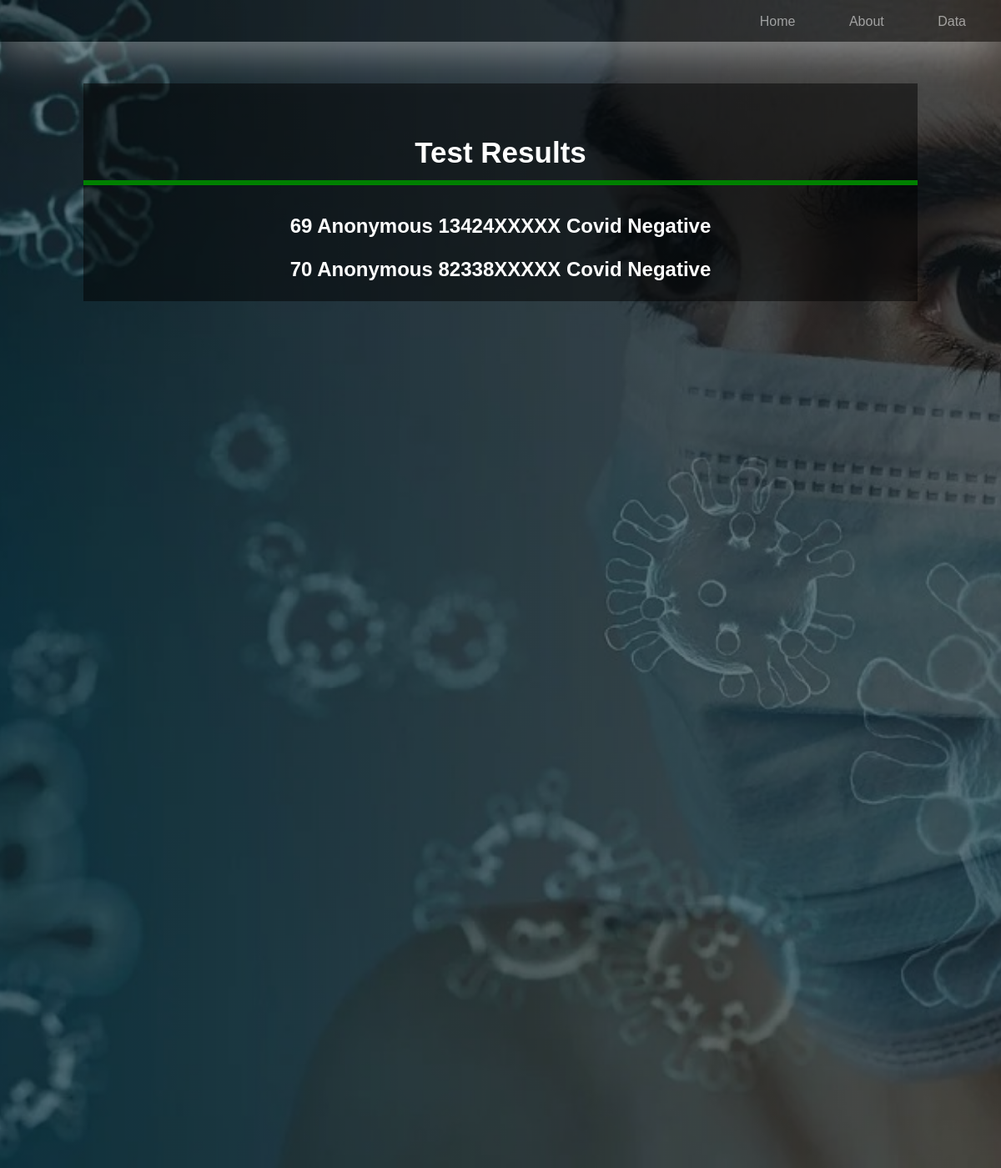
Page /data on the earlier database version.
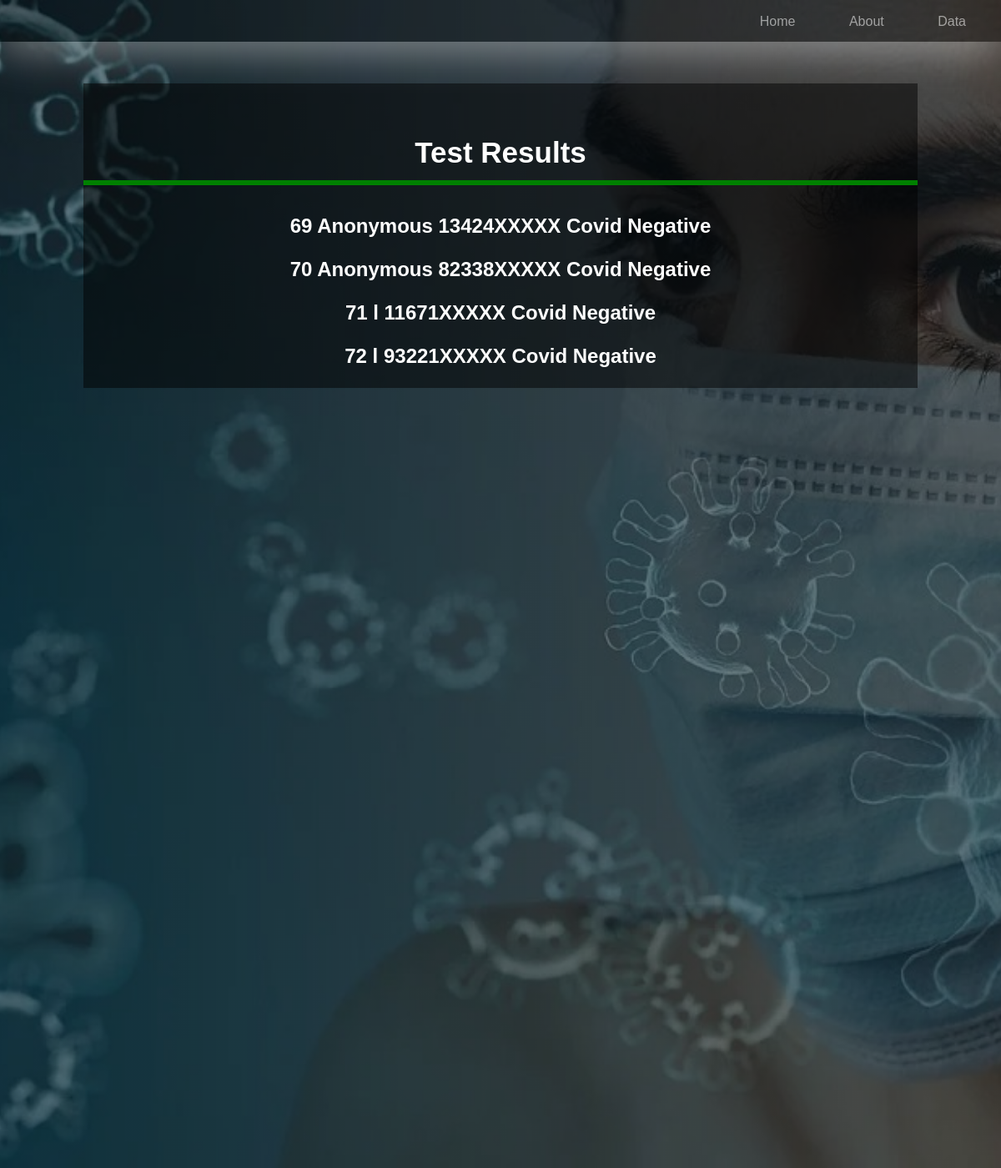
Same page on the later database version.
### tables this page shows
CREATE TABLE data(
	id integer primary key autoincrement,
	username text not null,
	phone integer not null,
	result boolean not null
);

### app.py (the view)
@app.route('/data')
def data():
    db=get_db()
    cur=db.execute('select id, username, phone, result from data')
    results=cur.fetchall()
    return render_template('database.html', results=results)

### app.py (called while the page is built)
def connect_db():
    sql = sqlite3.connect('data.db')
    sql.row_factory = sqlite3.Row
    return sql

def get_db():
    if not hasattr(g, 'sqlite_db'):
        g.sqlite_db = connect_db()
    return g.sqlite_db

### templates/database.html (shortened to what this page needs)
<!DOCTYPE html>
<html>
    <head>
    </head>
            <body>
             <header>
	       	   <nav class="navbar">
                      <div class="container">
                            <ul class="menu">
                                  <li><a href="{{url_for('index')}}">Home</a></li>
                                  <li><a href="{{url_for('about')}}">About</a></li>
                                  <li><a href="{{url_for('data')}}">Data</a></li>
                            </ul>
                      </div>
                </nav>
              <div class= "login-box">
               <h1>Test Results</h1>
	       	   <h2>{% for  x in results %}<p>{{x.id}}  {{x.username}}  {{x.phone}}  {% if(x.result==1) %}Covid Positive{% else %}Covid Negative{% endif %}</p>{% endfor %}</h2>
            </body>
</html>

Differences in the rows shown:
added data: id "71", username "l", phone "11671XXXXX", result "Covid Negative"
added data: id "72", username "l", phone "93221XXXXX", result "Covid Negative"
